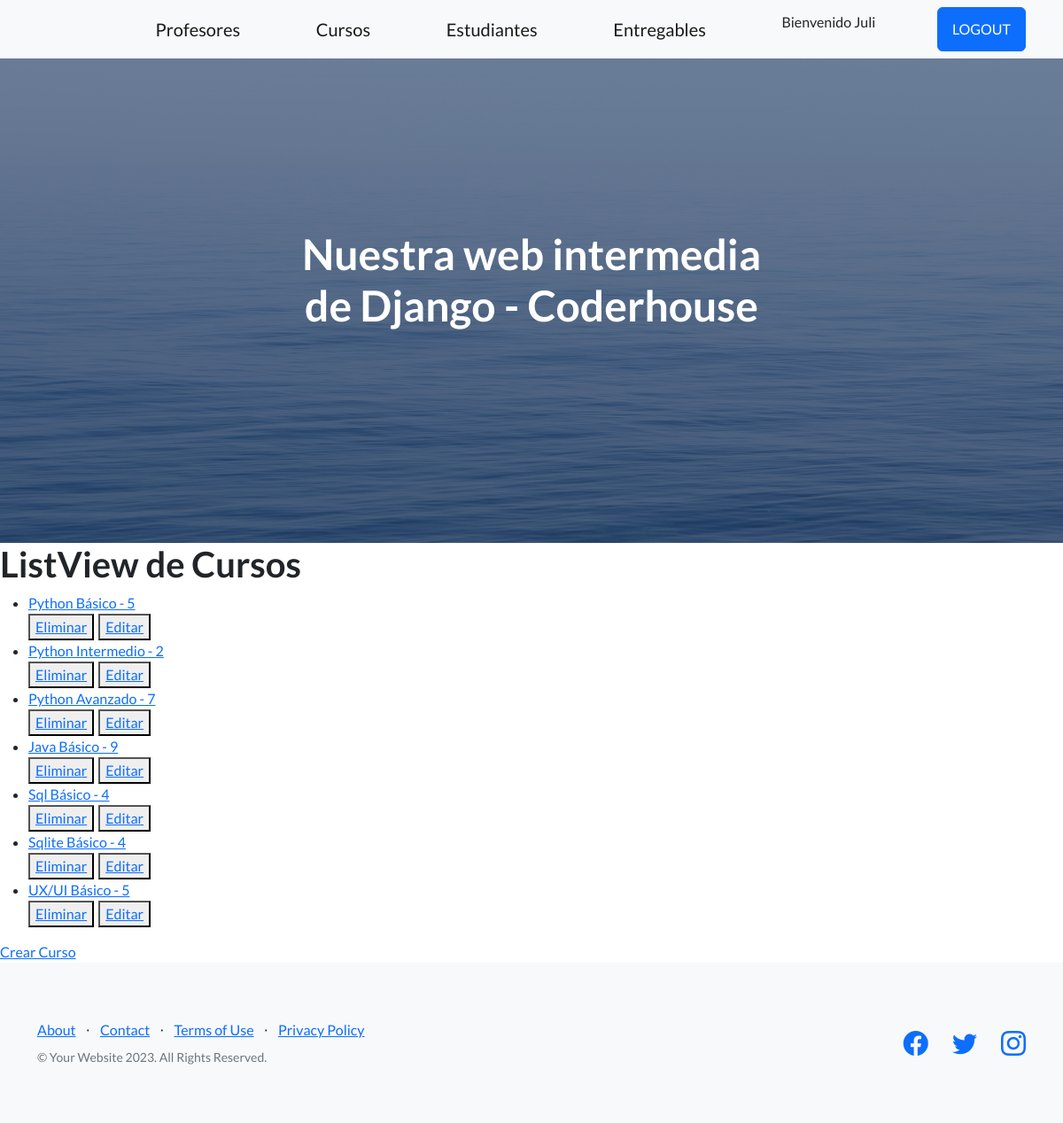
/Appdjango/lv-cursos (signed in), run on the app's committed database.
### AplicacionDjango/models.py (models this page shows)
class Curso(models.Model):
    nombre = models.CharField(max_length=50)
    comision = models.IntegerField()
    def __str__(self):
        return f"{self.nombre} - {self.comision}"

### AplicacionDjango/views.py (the view)
# urls.py: path('lv-cursos', CursoList.as_view(), name="CursosListView"),
class CursoList(LoginRequiredMixin, ListView):
    model = Curso
    template_name = "curso_list_view.html"
    context_object_name = "cursos"

### AplicacionDjango/templates/curso_list_view.html
{% extends 'base.html' %}
{% load static %}
{% block contenidoQCambia %}
    <h1>ListView de Cursos</h1>
    <ul>
        {% for curso in cursos %}
            <li>
                <a href="{% url 'CursosDetailView' curso.id %}">
                    {{curso}}
                </a>
            </li>
            <div style="display: flex; column-gap: 5px;">
                <button>
                    <a href="{% url 'CursosDeleteView' curso.id %}">Eliminar</a>
                </button>
                <button>
                    <a href="{% url 'CursosUpdateView' curso.id %}">Editar</a>
                </button>
            </div>
        {% endfor %}
    </ul>
    <a href="{% url 'CursosCreateView' %}">Crear Curso</a>
{% endblock contenidoQCambia %}

### AplicacionDjango/templates/base.html (shortened to what this page needs)
<!DOCTYPE html>
<html lang="en">
    <head>
        {% load static %}
        <link href="https://cdn.jsdelivr.net/npm/bootstrap-icons@1.5.0/font/bootstrap-icons.css" rel="stylesheet" type="text/css" />
        <link href="{% static 'css/styles.css' %}" rel="stylesheet" />
        <link href="{% static 'css/mis_estilos.css' %}" rel="stylesheet" />
    </head>
    <body>
        <nav class="navbar navbar-light bg-light static-top">
            <div class="container">
                <div class="my_button">
                </div>
                <a class="navbar-brand" href="{% url 'ListaProfesores' %}">Profesores</a>
                <a class="navbar-brand" href="{% url 'CursosListView' %}">Cursos</a>
                <a class="navbar-brand" href="{% url 'Estudiantes' %}">Estudiantes</a>
                <a class="navbar-brand" href="{% url 'Entregables' %}">Entregables</a>
                {% if user.is_authenticated %}
                    <p>Bienvenido {{user.username}}</p>
                    <a class="btn btn-primary" href="{% url 'Logout' %}">LOGOUT</a>
                {% else %}
                    <a class="btn btn-primary" href="{% url 'Login' %}">LOGIN</a>
                {% endif %}
            </div>
        </nav>
        <header class="masthead">
            <div class="container position-relative">
                <div class="row justify-content-center">
                    <div class="col-xl-6">
                        <div class="text-center text-white">
                            <h1 class="mb-5">Nuestra web intermedia de Django - Coderhouse</h1>
                        </div>
                    </div>
                </div>
            </div>
        </header>
        {% block contenidoQCambia %}
        {% endblock contenidoQCambia %}
        <footer class="footer bg-light">
            <div class="container">
                <div class="row">
                    <div class="col-lg-6 h-100 text-center text-lg-start my-auto">
                        <ul class="list-inline mb-2">
                            <li class="list-inline-item"><a href="#!">About</a></li>
                            <li class="list-inline-item">⋅</li>
                            <li class="list-inline-item"><a href="#!">Contact</a></li>
                            <li class="list-inline-item">⋅</li>
                            <li class="list-inline-item"><a href="#!">Terms of Use</a></li>
                            <li class="list-inline-item">⋅</li>
                            <li class="list-inline-item"><a href="#!">Privacy Policy</a></li>
                        </ul>
                        <p class="text-muted small mb-4 mb-lg-0">&copy; Your Website 2023. All Rights Reserved.</p>
                    </div>
                    <div class="col-lg-6 h-100 text-center text-lg-end my-auto">
                        <ul class="list-inline mb-0">
                            <li class="list-inline-item me-4">
                                <a href="#!"><i class="bi-facebook fs-3"></i></a>
                            </li>
                            <li class="list-inline-item me-4">
                                <a href="#!"><i class="bi-twitter fs-3"></i></a>
                            </li>
                            <li class="list-inline-item">
                                <a href="#!"><i class="bi-instagram fs-3"></i></a>
                            </li>
                        </ul>
                    </div>
                </div>
            </div>
        </footer>
    </body>
</html>

### AplicacionDjango/static/css/mis_estilos.css (style rules this page uses)
.my_button { padding-right: 170px; margin-left: -170px; }

### data on the page
Curso: nombre+comision "Python Básico - 5"
Curso: nombre+comision "Python Intermedio - 2"
Curso: nombre+comision "Python Avanzado - 7"
Curso: nombre+comision "Java Básico - 9"
Curso: nombre+comision "Sql Básico - 4"
Curso: nombre+comision "Sqlite Básico - 4"
Curso: nombre+comision "UX/UI Básico - 5"

### other printed values
{{ user.username }} "Juli"
